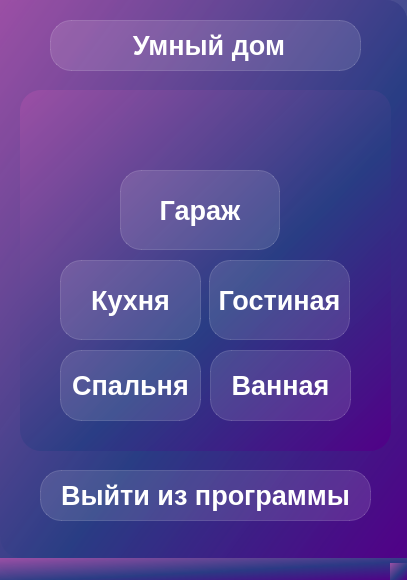
<?xml version="1.0" encoding="UTF-8"?>
<ui version="4.0">
 <class>Menu</class>
 <widget class="QMainWindow" name="Menu">
  <property name="geometry">
   <rect>
    <x>0</x>
    <y>0</y>
    <width>407</width>
    <height>580</height>
   </rect>
  </property>
  <property name="windowTitle">
   <string>MainWindow</string>
  </property>
  <property name="styleSheet">
   <string notr="true">background-color: qlineargradient(spread:pad, x1:1, y1:1, x2:0, y2:0, stop:0 rgba(81, 0, 135,255), stop:0.427447 rgba(41, 61, 132,235), stop:1 rgba(155,79,165,255));
border-style: solid;
border-radius:21px;</string>
  </property>
  <widget class="QWidget" name="centralwidget">
   <widget class="QLabel" name="label_smart_home">
    <property name="geometry">
     <rect>
      <x>50</x>
      <y>20</y>
      <width>311</width>
      <height>51</height>
     </rect>
    </property>
    <property name="font">
     <font>
      <pointsize>20</pointsize>
      <weight>75</weight>
      <bold>true</bold>
     </font>
    </property>
    <property name="styleSheet">
     <string notr="true">background-color: rgba(255,255,255,30);
border: 1px solid rgba(255,255,255,40);
border-raduis: 7px;
color: white;
font-weight: bold;
font-size:20pt;
</string>
    </property>
    <property name="text">
     <string>&lt;html&gt;&lt;head/&gt;&lt;body&gt;&lt;p align=&quot;center&quot;&gt;Умный дом&lt;/p&gt;&lt;/body&gt;&lt;/html&gt;</string>
    </property>
   </widget>
   <widget class="QLabel" name="label">
    <property name="geometry">
     <rect>
      <x>20</x>
      <y>90</y>
      <width>371</width>
      <height>361</height>
     </rect>
    </property>
    <property name="text">
     <string/>
    </property>
    <property name="pixmap">
     <pixmap>Photo/трафарет-дома-23.png</pixmap>
    </property>
    <property name="scaledContents">
     <bool>true</bool>
    </property>
   </widget>
   <widget class="QPushButton" name="pushButton_bathroom">
    <property name="geometry">
     <rect>
      <x>210</x>
      <y>350</y>
      <width>141</width>
      <height>71</height>
     </rect>
    </property>
    <property name="styleSheet">
     <string notr="true">QPushButton {
background-color: rgba(255,255,255,30);
border: 1px solid rgba(255,255,255,40);
border-raduis: 7px;
color: white;
font-weight: bold;
font-size:20pt;
}
QPushButton:hover {
background-color: rgba(0, 255, 120, 0.4);
}
QPushButton:pressed {
background-color: rgba(255,255,255,70);
}
</string>
    </property>
    <property name="text">
     <string>Ванная</string>
    </property>
   </widget>
   <widget class="QPushButton" name="pushButton_garage">
    <property name="geometry">
     <rect>
      <x>120</x>
      <y>170</y>
      <width>160</width>
      <height>80</height>
     </rect>
    </property>
    <property name="styleSheet">
     <string notr="true">QPushButton {
background-color: rgba(255,255,255,30);
border: 1px solid rgba(255,255,255,40);
border-raduis: 7px;
color: white;
font-weight: bold;
font-size:20pt;
}
QPushButton:hover {
background-color: rgba(0, 255, 120, 0.4);
}
QPushButton:pressed {
background-color: rgba(255,255,255,70);
}
</string>
    </property>
    <property name="text">
     <string>Гараж</string>
    </property>
   </widget>
   <widget class="QPushButton" name="pushButton_living_room">
    <property name="geometry">
     <rect>
      <x>209</x>
      <y>260</y>
      <width>141</width>
      <height>80</height>
     </rect>
    </property>
    <property name="styleSheet">
     <string notr="true">QPushButton {
background-color: rgba(255,255,255,30);
border: 1px solid rgba(255,255,255,40);
border-raduis: 7px;
color: white;
font-weight: bold;
font-size:20pt;
}
QPushButton:hover {
background-color: rgba(0, 255, 120, 0.4);
}
QPushButton:pressed {
background-color: rgba(255,255,255,70);
}
</string>
    </property>
    <property name="text">
     <string>Гостиная</string>
    </property>
   </widget>
   <widget class="QPushButton" name="pushButton_kitchen">
    <property name="geometry">
     <rect>
      <x>60</x>
      <y>260</y>
      <width>141</width>
      <height>80</height>
     </rect>
    </property>
    <property name="styleSheet">
     <string notr="true">QPushButton {
background-color: rgba(255,255,255,30);
border: 1px solid rgba(255,255,255,40);
border-raduis: 7px;
color: white;
font-weight: bold;
font-size:20pt;
}
QPushButton:hover {
background-color: rgba(0, 255, 120, 0.4);
}
QPushButton:pressed {
background-color: rgba(255,255,255,70);
}
</string>
    </property>
    <property name="text">
     <string>Кухня</string>
    </property>
   </widget>
   <widget class="QPushButton" name="pushButton_bedroom">
    <property name="geometry">
     <rect>
      <x>60</x>
      <y>350</y>
      <width>141</width>
      <height>71</height>
     </rect>
    </property>
    <property name="styleSheet">
     <string notr="true">QPushButton {
background-color: rgba(255,255,255,30);
border: 1px solid rgba(255,255,255,40);
border-raduis: 7px;
color: white;
font-weight: bold;
font-size:20pt;
}
QPushButton:hover {
background-color: rgba(0, 255, 120, 0.4);
}
QPushButton:pressed {
background-color: rgba(255,255,255,70);
}
</string>
    </property>
    <property name="text">
     <string>Спальня</string>
    </property>
   </widget>
   <widget class="QPushButton" name="pushButton_close">
    <property name="geometry">
     <rect>
      <x>40</x>
      <y>470</y>
      <width>331</width>
      <height>51</height>
     </rect>
    </property>
    <property name="styleSheet">
     <string notr="true">QPushButton {
background-color: rgba(255,255,255,30);
border: 1px solid rgba(255,255,255,40);
border-raduis: 7px;
color: white;
font-weight: bold;
font-size:20pt;
}
QPushButton:hover {
background-color: rgba(0, 255, 120, 0.4);
}
QPushButton:pressed {
background-color: rgba(255,255,255,70);
}
</string>
    </property>
    <property name="text">
     <string>Выйти из программы</string>
    </property>
   </widget>
  </widget>
  <widget class="QMenuBar" name="menubar">
   <property name="geometry">
    <rect>
     <x>0</x>
     <y>0</y>
     <width>407</width>
     <height>21</height>
    </rect>
   </property>
  </widget>
  <widget class="QStatusBar" name="statusbar"/>
 </widget>
 <resources/>
 <connections/>
</ui>
